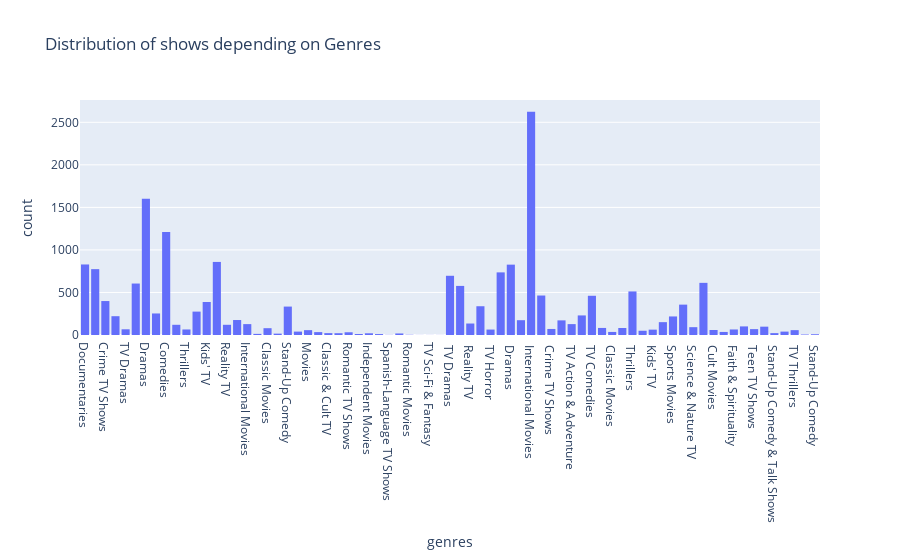

Here is the notebook cell this chart was saved with:
### Code cell
plt.histogram(df_genres, "genres", title="Distribution of shows depending on Genres")

### Figure 1 — Plotly figure (JSON) as saved in the notebook; plotly's stock layout.template omitted (floating-point values rounded to 4 significant figures; data arrays with more than 128 entries replaced by an {"elided": "..."} marker saying what was removed)
{"data": [{"alignmentgroup": "True", "bingroup": "x", "hovertemplate": "genres=%{x}<br>count=%{y}<extra></extra>", "legendgroup": "", "marker": {"color": "#636efa", "pattern": {"shape": ""}}, "name": "", "offsetgroup": "", "orientation": "v", "showlegend": false, "type": "histogram", "x": {"elided": "19323 str values"}, "xaxis": "x", "yaxis": "y"}], "layout": {"barmode": "relative", "legend": {"tracegroupgap": 0}, "title": {"text": "Distribution of shows depending on Genres"}, "xaxis": {"anchor": "y", "domain": [0, 1], "title": {"text": "genres"}}, "yaxis": {"anchor": "x", "domain": [0, 1], "title": {"text": "count"}}}}
